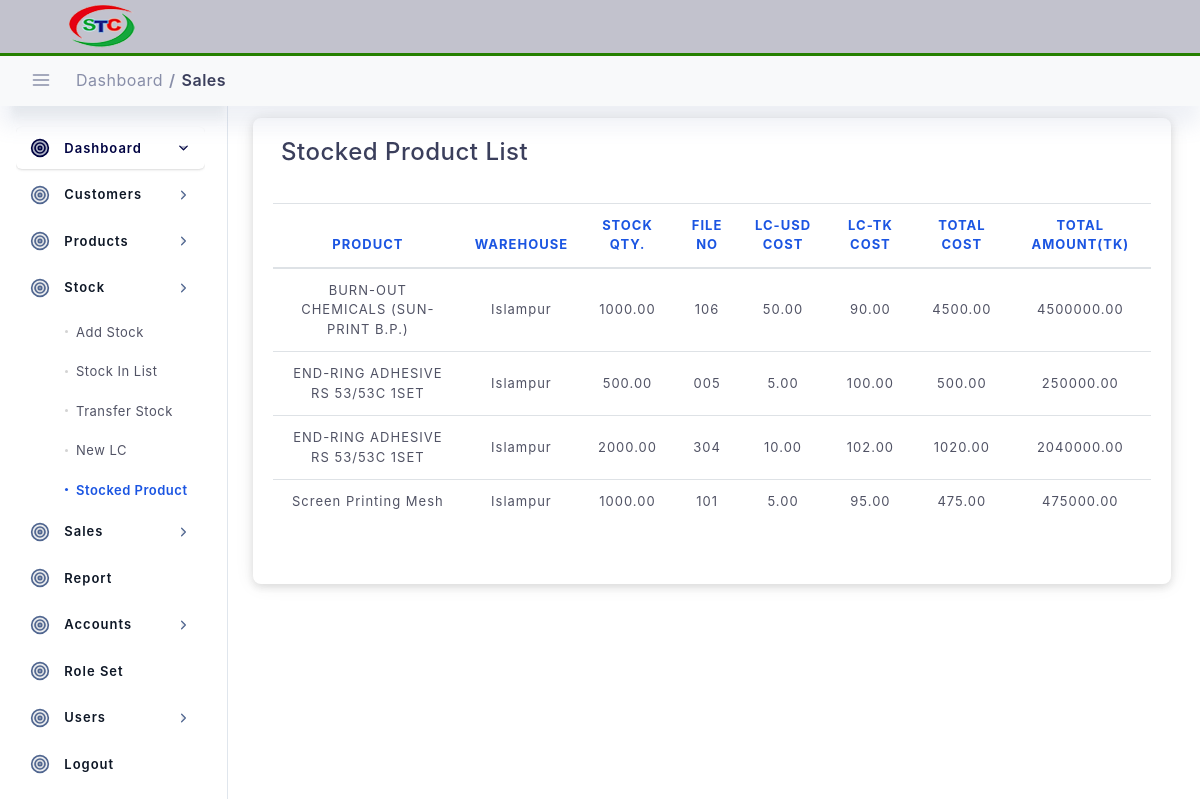
The app's page /stock/stocked-product-list (signed in) with its own data.
### stock/models.py (models this page shows, shortened)
class Stock(models.Model):
    transaction_no = models.CharField(max_length=100, primary_key=True, default=transaction_no)
    created_at = models.DateTimeField(blank=True, null=True, auto_now_add=True)
    updated_at = models.DateTimeField(blank=True, null=True, auto_now=True)
    stock_in_date = models.DateField(blank=True, null=True)
    product = models.ForeignKey(Products, on_delete=models.DO_NOTHING, )
    warehouse = models.ForeignKey(Warehouse, on_delete=models.DO_NOTHING, )
    quantity = models.DecimalField(max_digits=20, decimal_places=2)
    file_no = models.CharField(max_length=100)
    lc_per_dollar_cost_tk = models.DecimalField(max_digits=20, decimal_places=2)
    lc_unit_cost_usd = models.DecimalField(max_digits=20, decimal_places=2)
    lc_unit_cost_tk = models.DecimalField(max_digits=20, decimal_places=2)
    total_amount_tk = models.DecimalField(max_digits=20, decimal_places=2)
    author = models.ForeignKey(User, on_delete=models.DO_NOTHING, )
    is_active = models.BooleanField(default=True)
    class Meta:
        unique_together = (('stock_in_date', 'file_no', 'product'),)

### setup_data/models.py (models this page shows)
class Products(models.Model):
    created_at = models.DateTimeField(blank=True, null=True, auto_now_add=True)
    updated_at = models.DateTimeField(blank=True, null=True, auto_now=True)
    product_name = models.CharField(max_length=100, )
    packing = models.CharField(max_length=20, blank=True, null=True)
    price = models.DecimalField(max_digits=20, decimal_places=2)
    author = models.ForeignKey(User, on_delete=models.DO_NOTHING, )
    category = models.ForeignKey(Category, on_delete=models.DO_NOTHING, )
    origin = models.ForeignKey(Origin, on_delete=models.DO_NOTHING, )
    is_active = models.BooleanField(default=True)
    def __str__(self):
        return self.product_name

class Warehouse(models.Model):
    created_at = models.DateTimeField(blank=True, null=True, auto_now_add=True)
    updated_at = models.DateTimeField(blank=True, null=True, auto_now=True)
    warehouse_name = models.CharField(max_length=100)
    author = models.ForeignKey(User, on_delete=models.DO_NOTHING, )
    is_active = models.BooleanField(default=True)
    def __str__(self):
        return self.warehouse_name

### stock/views.py (the view)
# urls.py: path('stocked-product-list', views.StockedProductListView.as_view(), name="stocked-product-list"),
class StockedProductListView(LoginRequiredMixin, ListView, ):
    model = Stock  # Model I want to Covert to List
    template_name = 'stock/stocked_product_list.html'  # Template Name
    context_object_name = 'stocks'  # Change default name of objectList
    ordering = ['-stock_in_date', '-updated_at']  # Ordering post LIFO
    paginate_by = 10  # number of page I want to show in single page
    def get_context_data(self, **kwargs):
        context = super().get_context_data(**kwargs)
        context["title"] = "Stocked Product"
        context["nav_bar"] = "stocked_product"
        context['stock_list'] = self.model.objects.all()
        return context

### templates/stock/stocked_product_list.html (shortened to what this page needs)
{% extends "main/base.html" %}
{% load static %}
{% block content %}
<div class="col-lg-12 p-4">
    <div class="statbox widget box box-shadow">
        <div class="widget-header">
            <div class="row pb-4">
                <div class="mb-1 col-lg-8">
                    <h4>Stocked Product List</h4>
                </div>
            </div>
        </div>
        <div class="scrollme">
            <table class="table table-hover" id="dataTable">
                <thead>
                <tr>
                    <th class="text-center">Product</th>
                    <th class="text-center">Warehouse</th>
                    <th class="text-center">Stock Qty.</th>
                    <th class="text-center">File No</th>
                    <th class="text-center">LC-USD Cost</th>
                    <th class="text-center">LC-TK Cost</th>
                    <th class="text-center">Total Cost</th>
                    <th class="text-center">Total Amount(TK)</th>
                </tr>
                </thead>
                <tbody>
                {% for stock in stocks %}
                <tr>
                    <td class="text-center">{{stock.product}}</td>
                    <td class="text-center">{{stock.warehouse}}</td>
                    <td class="text-center">{{stock.quantity}}</td>
                    <td class="text-center">{{stock.file_no}}</td>
                    <td class="text-center">{{stock.lc_unit_cost_usd}}</td>
                    <td class="text-center">{{stock.lc_per_dollar_cost_tk}}</td>
                    <td class="text-center">{{stock.lc_unit_cost_tk}}</td>
                    <td class="text-center">{{stock.total_amount_tk}}</td>
                </tr>
                {% endfor %}
                </tbody>
            </table>
            <div class="d-flex justify-content-center">
            </div>
        </div>
    </div>
</div>
{% endblock content %}

### static/assets/css/dashboard/dash_1.css (style rules this page uses)
.widget { position: relative; padding: 20px; border-radius: 8px; border: none; background: #fff; -webkit-box-shadow: 0 4px 6px 0 rgba(85, 85, 85, 0.08), 0 1px 20px 0 rgba(0, 0, 0, 0.07), 0px 1px 11px 0px rgba(0, 0, 0, 0.07); -moz-box-shadow: 0 4px 6px 0 rgba(85, 85, 85, 0.08), 0 1px 20px 0 rgba(0, 0, 0, 0.07), 0px 1px 11px 0px rgba(0, 0, 0, 0.07); box-shadow: 0 4px 6px 0 rgba(85, 85, 85, 0.08), 0 1px 20px 0 rgba(0, 0, 0, 0.07), 0px 1px 11px 0px rgba(0, 0, 0, 0.07); }

### static/assets/css/main.css (style rules this page uses)
html { min-height: 100% }
body { color: #888ea8; height: 100%; font-size: 0.875rem; background: #f1f2f3; overflow-x: hidden; overflow-y: auto; letter-spacing: 0.0312rem; font-family: 'Nunito', sans-serif; }
h1, h2, h3, h4, h5, h6 { color: #3b3f5c; }
.table > tbody > tr > td { vertical-align: middle; color: #515365; font-size: 13px; letter-spacing: 1px; }
.table > thead > tr > th { color: #1b55e2; font-weight: 700; font-size: 13px; letter-spacing: 1px; text-transform: uppercase; }
.table thead th { vertical-align: bottom; border-bottom: none; }

### static/assets/css/structure.css (style rules this page uses)
html { min-height: 100% }
body { color: #888ea8; height: 100%; font-size: 0.875rem; background: ##f1f2f3; overflow-x: hidden; overflow-y: auto; letter-spacing: 0.0312rem; font-family: 'Nunito', sans-serif; }
h1, h2, h3, h4, h5, h6 { color: #3b3f5c; }
.widget { padding: 0; margin-top: 0; margin-bottom: 0; border-radius: 6px; -webkit-box-shadow: 0 4px 6px 0 rgba(85, 85, 85, 0.08), 0 1px 20px 0 rgba(0, 0, 0, 0.07), 0px 1px 11px 0px rgba(0, 0, 0, 0.07); -moz-box-shadow: 0 4px 6px 0 rgba(85, 85, 85, 0.08), 0 1px 20px 0 rgba(0, 0, 0, 0.07), 0px 1px 11px 0px rgba(0, 0, 0, 0.07); box-shadow: 0 4px 6px 0 rgba(85, 85, 85, 0.08), 0 1px 20px 0 rgba(0, 0, 0, 0.07), 0px 1px 11px 0px rgba(0, 0, 0, 0.07); }
.widget.box .widget-header { background: #fff; padding: 0px 8px 0px; border-top-right-radius: 6px; border-top-left-radius: 6px; }
.widget .widget-header { border-bottom: 0px solid #f1f2f3; }
.widget .widget-header:before, .widget .widget-header:after { display: table; content: ""; line-height: 0 }
.widget .widget-header:after { clear: both }

### records on screen
Stock: product "BURN-OUT CHEMICALS (SUN-PRINT B.P.)", warehouse "Islampur", quantity "1000.00", file_no "106", lc_unit_cost_usd "50.00", lc_per_dollar_cost_tk "90.00", lc_unit_cost_tk "4500.00", total_amount_tk "4500000.00"
Stock: product "END-RING ADHESIVE RS 53/53C 1SET", warehouse "Islampur", quantity "500.00", file_no "005", lc_unit_cost_usd "5.00", lc_per_dollar_cost_tk "100.00", lc_unit_cost_tk "500.00", total_amount_tk "250000.00"
Stock: product "END-RING ADHESIVE RS 53/53C 1SET", warehouse "Islampur", quantity "2000.00", file_no "304", lc_unit_cost_usd "10.00", lc_per_dollar_cost_tk "102.00", lc_unit_cost_tk "1020.00", total_amount_tk "2040000.00"
Stock: product "Screen Printing Mesh", warehouse "Islampur", quantity "1000.00", file_no "101", lc_unit_cost_usd "5.00", lc_per_dollar_cost_tk "95.00", lc_unit_cost_tk "475.00", total_amount_tk "475000.00"
